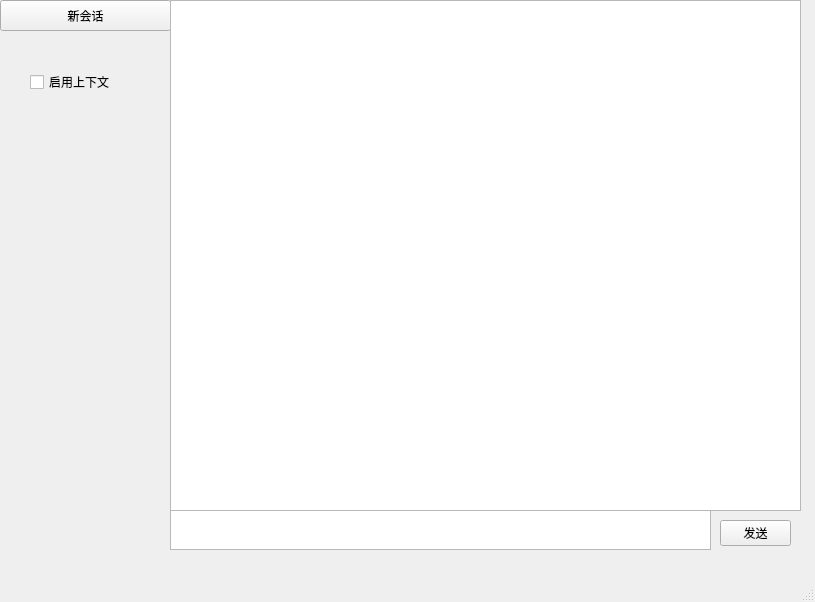
<?xml version="1.0" encoding="UTF-8"?>
<ui version="4.0">
 <class>MainWindow</class>
 <widget class="QMainWindow" name="MainWindow">
  <property name="geometry">
   <rect>
    <x>0</x>
    <y>0</y>
    <width>815</width>
    <height>602</height>
   </rect>
  </property>
  <property name="windowTitle">
   <string>ChatGPTX</string>
  </property>
  <widget class="QWidget" name="centralwidget">
   <widget class="QPushButton" name="btn_new_session">
    <property name="geometry">
     <rect>
      <x>0</x>
      <y>0</y>
      <width>171</width>
      <height>31</height>
     </rect>
    </property>
    <property name="text">
     <string>新会话</string>
    </property>
   </widget>
   <widget class="QTextBrowser" name="tb_session">
    <property name="geometry">
     <rect>
      <x>170</x>
      <y>0</y>
      <width>631</width>
      <height>511</height>
     </rect>
    </property>
   </widget>
   <widget class="QPushButton" name="btn_send">
    <property name="geometry">
     <rect>
      <x>720</x>
      <y>520</y>
      <width>71</width>
      <height>26</height>
     </rect>
    </property>
    <property name="text">
     <string>发送</string>
    </property>
   </widget>
   <widget class="QTextEdit" name="textEdit">
    <property name="geometry">
     <rect>
      <x>170</x>
      <y>510</y>
      <width>541</width>
      <height>40</height>
     </rect>
    </property>
   </widget>
   <widget class="QCheckBox" name="checkBox_context">
    <property name="geometry">
     <rect>
      <x>30</x>
      <y>70</y>
      <width>101</width>
      <height>24</height>
     </rect>
    </property>
    <property name="sizePolicy">
     <sizepolicy hsizetype="Fixed" vsizetype="Maximum">
      <horstretch>0</horstretch>
      <verstretch>0</verstretch>
     </sizepolicy>
    </property>
    <property name="font">
     <font>
      <family>Monospace</family>
      <italic>false</italic>
      <bold>false</bold>
      <underline>false</underline>
      <strikeout>false</strikeout>
     </font>
    </property>
    <property name="mouseTracking">
     <bool>true</bool>
    </property>
    <property name="toolTip">
     <string>启用上下文后每次发送问题将把之前的提问和回答一并发送</string>
    </property>
    <property name="whatsThis">
     <string/>
    </property>
    <property name="text">
     <string>启用上下文</string>
    </property>
    <property name="autoExclusive">
     <bool>false</bool>
    </property>
   </widget>
  </widget>
  <widget class="QMenuBar" name="menubar">
   <property name="geometry">
    <rect>
     <x>0</x>
     <y>0</y>
     <width>815</width>
     <height>23</height>
    </rect>
   </property>
  </widget>
  <widget class="QStatusBar" name="statusbar"/>
 </widget>
 <resources/>
 <connections/>
</ui>
